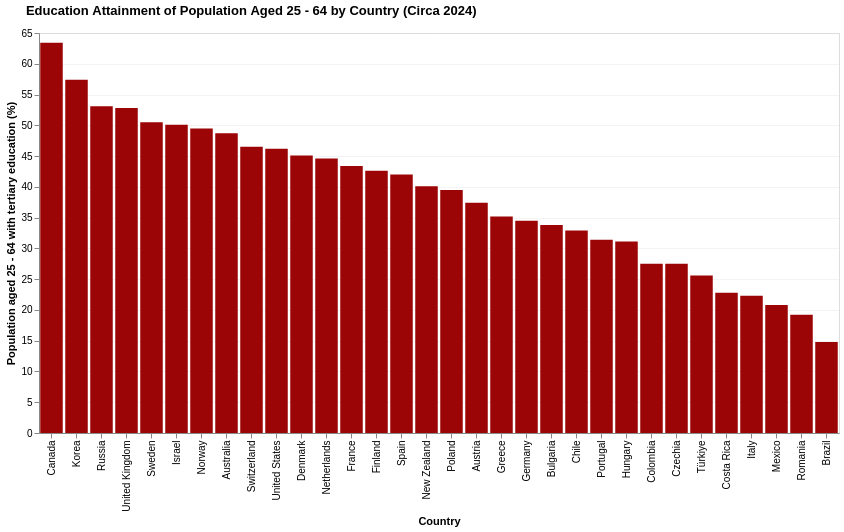

Notebook source saved alongside this figure:
### Code cell
chart = create_country_bar_chart(attainment_national_data, title_text="Education Attainment of Population Aged 25 - 64 by Country (Circa 2024)", axis_title="Population aged 25 - 64 with tertiary education (%)", color_t=PRESETS["education-attainment"]["color"])
chart.save("C:\\Users\\lopez\\github\\capp30239\\static_visualization_project\\graphs\\bar_education_attainment_by_country.png")
chart

### Figure 1 — Vega-Lite specification as saved in the notebook (floating-point values rounded to 4 significant figures)
{"config": {"view": {"continuousWidth": 300, "continuousHeight": 300}}, "data": {"name": "data-93ffcc5b15378de80f972eb3f2109946"}, "mark": {"type": "bar", "color": "#9C0505"}, "encoding": {"tooltip": [{"field": "Reference area", "type": "nominal"}, {"field": "OBS_VALUE", "type": "quantitative"}], "x": {"field": "Reference area", "sort": "-y", "title": "Country", "type": "nominal"}, "y": {"axis": {"grid": true, "gridColor": "#dbdbdb", "gridOpacity": 0.3}, "field": "OBS_VALUE", "title": "Population aged 25 - 64 with tertiary education (%)", "type": "quantitative"}}, "height": 400, "resolve": {"legend": {"color": "independent", "shape": "independent"}}, "title": {"text": "Education Attainment of Population Aged 25 - 64 by Country (Circa 2024)", "anchor": "start", "dx": 20, "offset": 10}, "width": 800, "$schema": "https://vega.github.io/schema/vega-lite/v5.20.1.json", "datasets": {"data-93ffcc5b15378de80f972eb3f2109946": [{"Reference area": "Australia", "OBS_VALUE": 48.7, "Type": "National Average"}, {"Reference area": "Austria", "OBS_VALUE": 37.4, "Type": "National Average"}, {"Reference area": "Bulgaria", "OBS_VALUE": 33.8, "Type": "National Average"}, {"Reference area": "Brazil", "OBS_VALUE": 14.8, "Type": "National Average"}, {"Reference area": "Canada", "OBS_VALUE": 63.4, "Type": "National Average"}, {"Reference area": "Switzerland", "OBS_VALUE": 46.5, "Type": "National Average"}, {"Reference area": "Chile", "OBS_VALUE": 32.9, "Type": "National Average"}, {"Reference area": "Colombia", "OBS_VALUE": 27.5, "Type": "National Average"}, {"Reference area": "Costa Rica", "OBS_VALUE": 22.8, "Type": "National Average"}, {"Reference area": "Czechia", "OBS_VALUE": 27.5, "Type": "National Average"}, {"Reference area": "Germany", "OBS_VALUE": 34.5, "Type": "National Average"}, {"Reference area": "Denmark", "OBS_VALUE": 45.1, "Type": "National Average"}, {"Reference area": "Spain", "OBS_VALUE": 42.0, "Type": "National Average"}, {"Reference area": "Finland", "OBS_VALUE": 42.6, "Type": "National Average"}, {"Reference area": "France", "OBS_VALUE": 43.4, "Type": "National Average"}, {"Reference area": "United Kingdom", "OBS_VALUE": 52.8, "Type": "National Average"}, {"Reference area": "Greece", "OBS_VALUE": 35.2, "Type": "National Average"}, {"Reference area": "Hungary", "OBS_VALUE": 31.1, "Type": "National Average"}, {"Reference area": "Israel", "OBS_VALUE": 50.1, "Type": "National Average"}, {"Reference area": "Italy", "OBS_VALUE": 22.3, "Type": "National Average"}, {"Reference area": "Korea", "OBS_VALUE": 57.4, "Type": "National Average"}, {"Reference area": "Mexico", "OBS_VALUE": 20.8, "Type": "National Average"}, {"Reference area": "Netherlands", "OBS_VALUE": 44.6, "Type": "National Average"}, {"Reference area": "Norway", "OBS_VALUE": 49.5, "Type": "National Average"}, {"Reference area": "New Zealand", "OBS_VALUE": 40.1, "Type": "National Average"}, {"Reference area": "Poland", "OBS_VALUE": 39.5, "Type": "National Average"}, {"Reference area": "Portugal", "OBS_VALUE": 31.4, "Type": "National Average"}, {"Reference area": "Romania", "OBS_VALUE": 19.2, "Type": "National Average"}, {"Reference area": "Russia", "OBS_VALUE": 53.1, "Type": "National Average"}, {"Reference area": "Sweden", "OBS_VALUE": 50.5, "Type": "National Average"}, {"Reference area": "Türkiye", "OBS_VALUE": 25.6, "Type": "National Average"}, {"Reference area": "United States", "OBS_VALUE": 46.2, "Type": "National Average"}]}}
